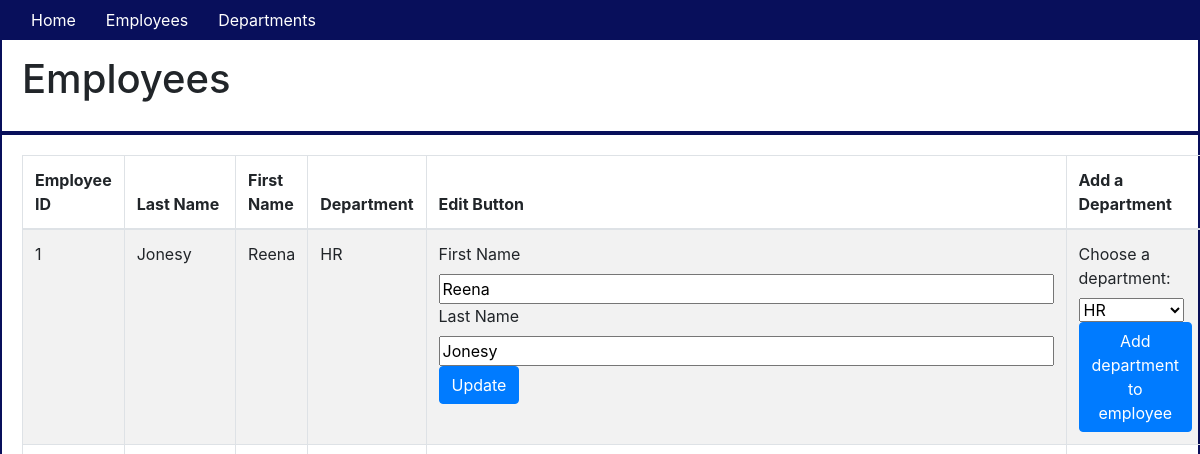
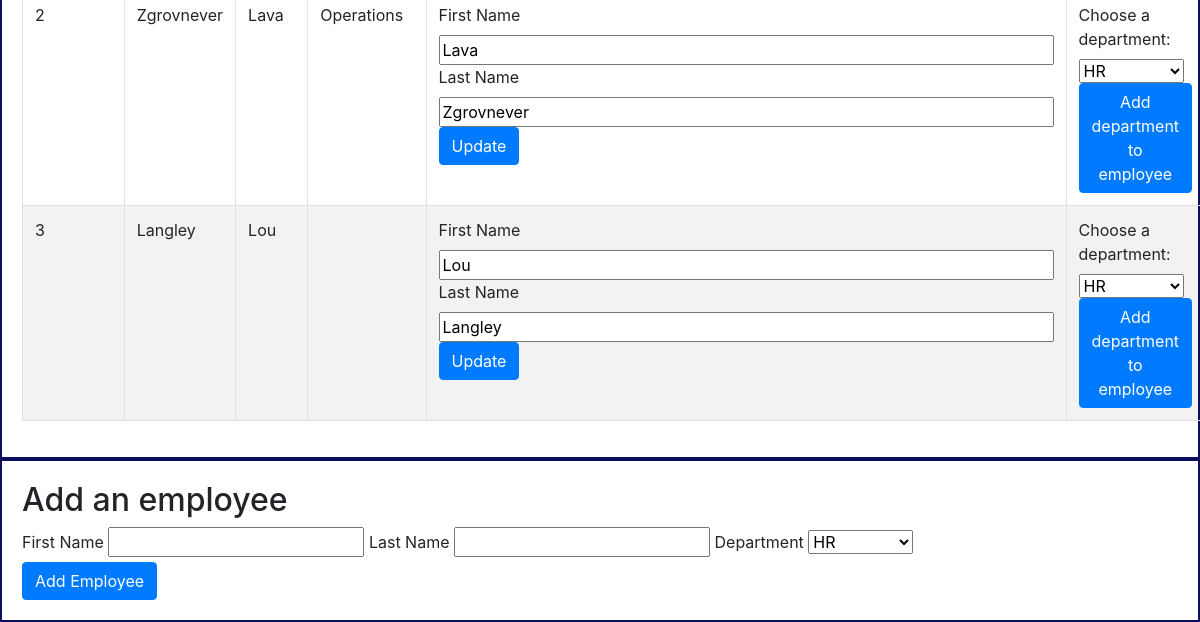
Page /employees on the earlier database version (2 pictures, top to bottom).
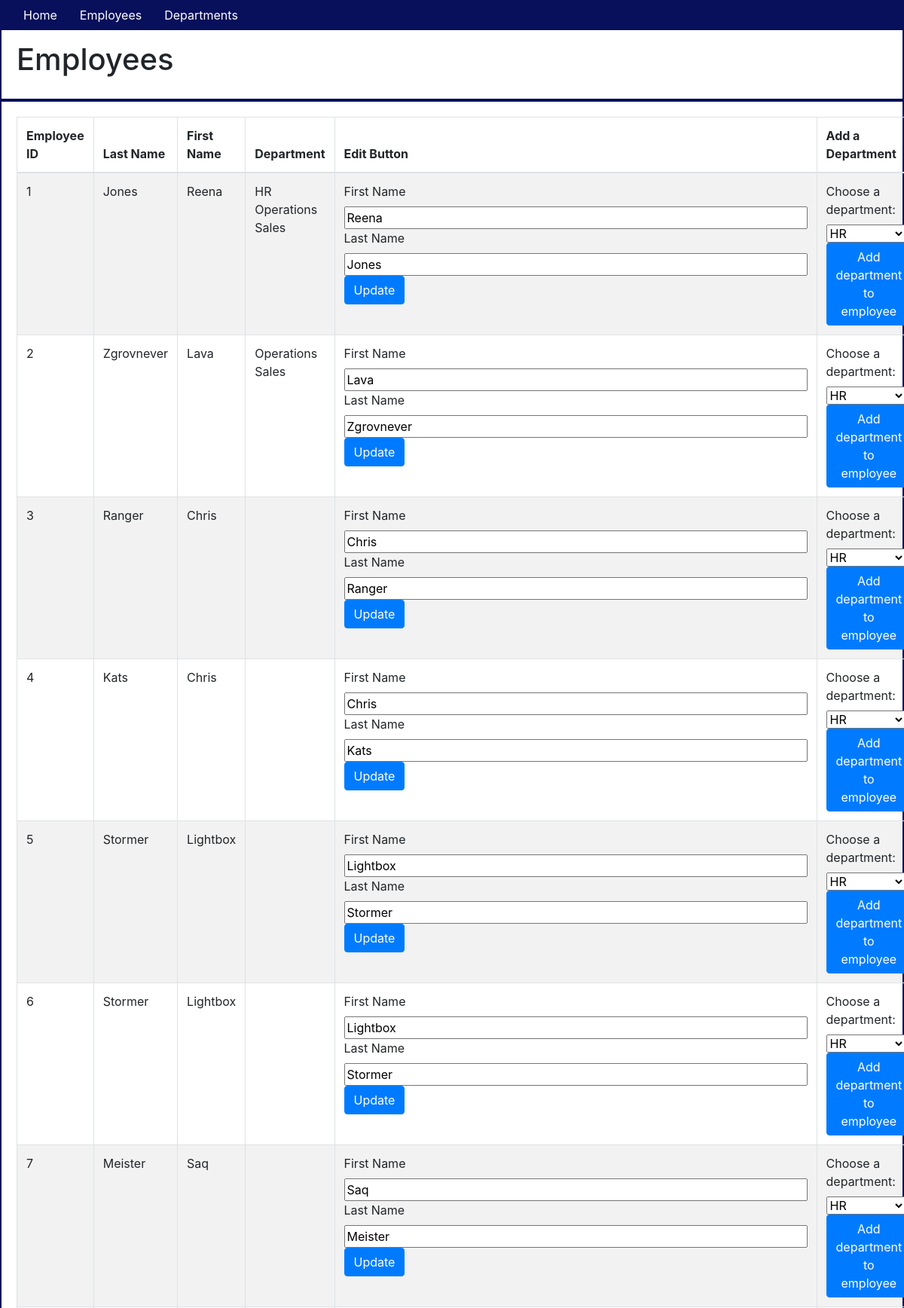
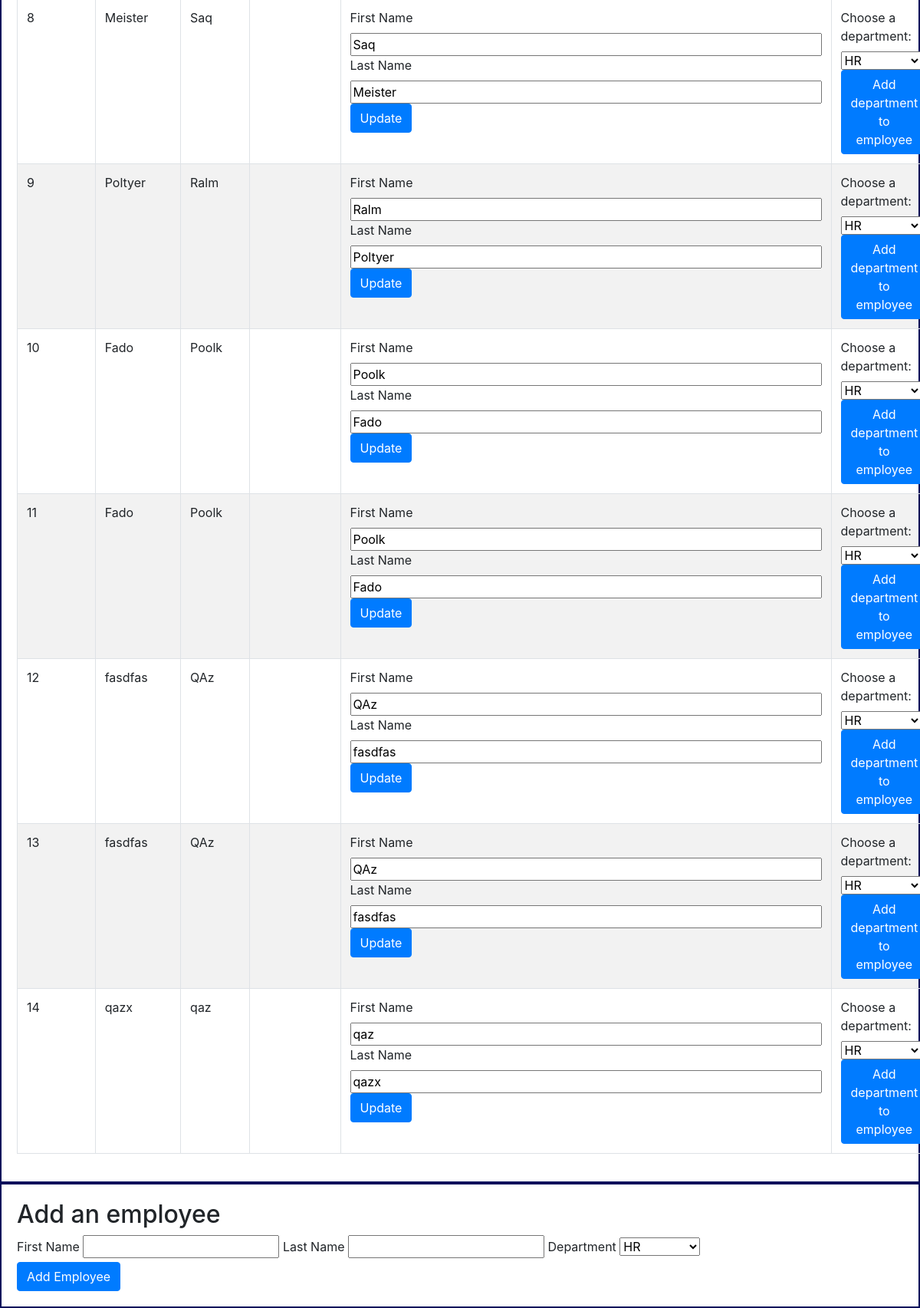
Same page on the later database version (2 pictures, top to bottom).
### app/models.py (models this page shows, shortened)
class Employee(db.Model):
    id = db.Column(db.Integer, primary_key=True)
    first_name = db.Column(db.String(64))
    last_name = db.Column(db.String(64), index=True)
    departments = db.relationship('Department', secondary=links, backref='employee', lazy='dynamic')

class Department(db.Model):
    id = db.Column(db.Integer, primary_key=True)
    name = db.Column(db.String(64))
    employees = db.relationship('Employee', secondary=links, backref='department', lazy='dynamic')
    def __repr__(self):
        return '<{} Department>'.format(self.name)

### app/routes.py (the view)
@app.route('/employees')
def show_employees():
    employees = Employee.query.all()
    departments = Department.query.all()
    return render_template('employees.html', title="Employees", employees=employees, departments=departments)

### app/templates/employees.html (shortened to what this page needs)
{% extends "base.html" %} {% block content %}
<div class="container-fluid">
    <div class="row">
        <h1>Employees</h1>
    </div>
    <div class="row">
        <table class="table table-striped table-bordered">
            <thead>
                <th>Employee ID</th>
                <th>Last Name</th>
                <th>First Name</th>
                <th>Department</th>
                <th>Edit Button</th>
                <th>Add a Department</th>
            </thead>
            <tbody>
                {% for employee in employees %}
                <tr>
                    <td>{{employee.id}}</td>
                    <td>{{employee.last_name}}</td>
                    <td>{{employee.first_name}}</td>
                    <td>
                        {% for employee_department in employee.departments %} {{employee_department.name}} {% endfor %}
                    </td>
                    <td>
                        <form method="POST" action="/employees/{{employee.id}}/update">
                            <label for="first_name">First Name</label>
                            <input type="text" value="{{employee.first_name}}" name="new_first_name" size="55"><br>
                            <label for="last_name">Last Name</label>
                            <input type="text" value="{{employee.last_name}}" name="new_last_name" size="55"><br>
                            <button type="submit" class="btn btn-primary" value="Update">Update</button>
                        </form>
                    </td>
                    <td>
                        <form method="POST" action="/employees/{{employee.id}}/add_department">
                            <label for="departments">Choose a department:</label><br>
                            <select id="departments">
                                {% for department in departments %}
                                <option value="{{department}}" name="department">
                                    {{department.name}}</option><br>
                                {% endfor %}
                            </select>
                            <button type="submit" class="btn btn-primary" value="add_department_to_employee">Add
                                department to
                                employee</button>
                        </form>
                    </td>
                </tr>
                {% endfor %}
            </tbody>
        </table>
    </div>
    <div class="row">
        <h2>Add an employee</h2>
        <form action="/employees" method="POST">
            <label for="first_name">First Name</label>
            <input type="text" name="first_name" id="first_name" required />
            <label for="last_name">Last Name</label>
            <input type="text" name="last_name" id="last_name" required />
            <label for="department">Department</label>
            <select id="department">
                    {% for department in departments %}
                    <option value="{{department}}" name="department" id="department">
                        {{department.name}}</option><br>
                    {% endfor %}
                </select>
            <br>
            <button type="submit" class="btn btn-primary" value="Add Employee">Add Employee</button>
        </form>
    </div>
</div>
{% endblock %}

Differences in the rows shown:
changed Employee "Reena": gains Department (name "Sales"); last_name "Jonesy" → "Jones"; gains Department (name "Operations"); new_last_name "Jonesy" → "Jones"
changed Employee "Zgrovnever": gains Department (name "Sales")
changed Employee id 3: last_name "Langley" → "Ranger"; first_name "Lou" → "Chris"; new_first_name "Lou" → "Chris"; new_last_name "Langley" → "Ranger"
added Employee: id "4", last_name "Kats", first_name "Chris", new_first_name "Chris", new_last_name "Kats"
added Employee: id "5", last_name "Stormer", first_name "Lightbox", new_first_name "Lightbox", new_last_name "Stormer"
added Employee: id "6", last_name "Stormer", first_name "Lightbox", new_first_name "Lightbox", new_last_name "Stormer"
added Employee: id "7", last_name "Meister", first_name "Saq", new_first_name "Saq", new_last_name "Meister"
added Employee: id "8", last_name "Meister", first_name "Saq", new_first_name "Saq", new_last_name "Meister"
added Employee: id "9", last_name "Poltyer", first_name "Ralm", new_first_name "Ralm", new_last_name "Poltyer"
added Employee: id "10", last_name "Fado", first_name "Poolk", new_first_name "Poolk", new_last_name "Fado"
added Employee: id "11", last_name "Fado", first_name "Poolk", new_first_name "Poolk", new_last_name "Fado"
added Employee: id "12", last_name "fasdfas", first_name "QAz", new_first_name "QAz", new_last_name "fasdfas"
added Employee: id "13", last_name "fasdfas", first_name "QAz", new_first_name "QAz", new_last_name "fasdfas"
added Employee: id "14", last_name "qazx", first_name "qaz", new_first_name "qaz", new_last_name "qazx"
